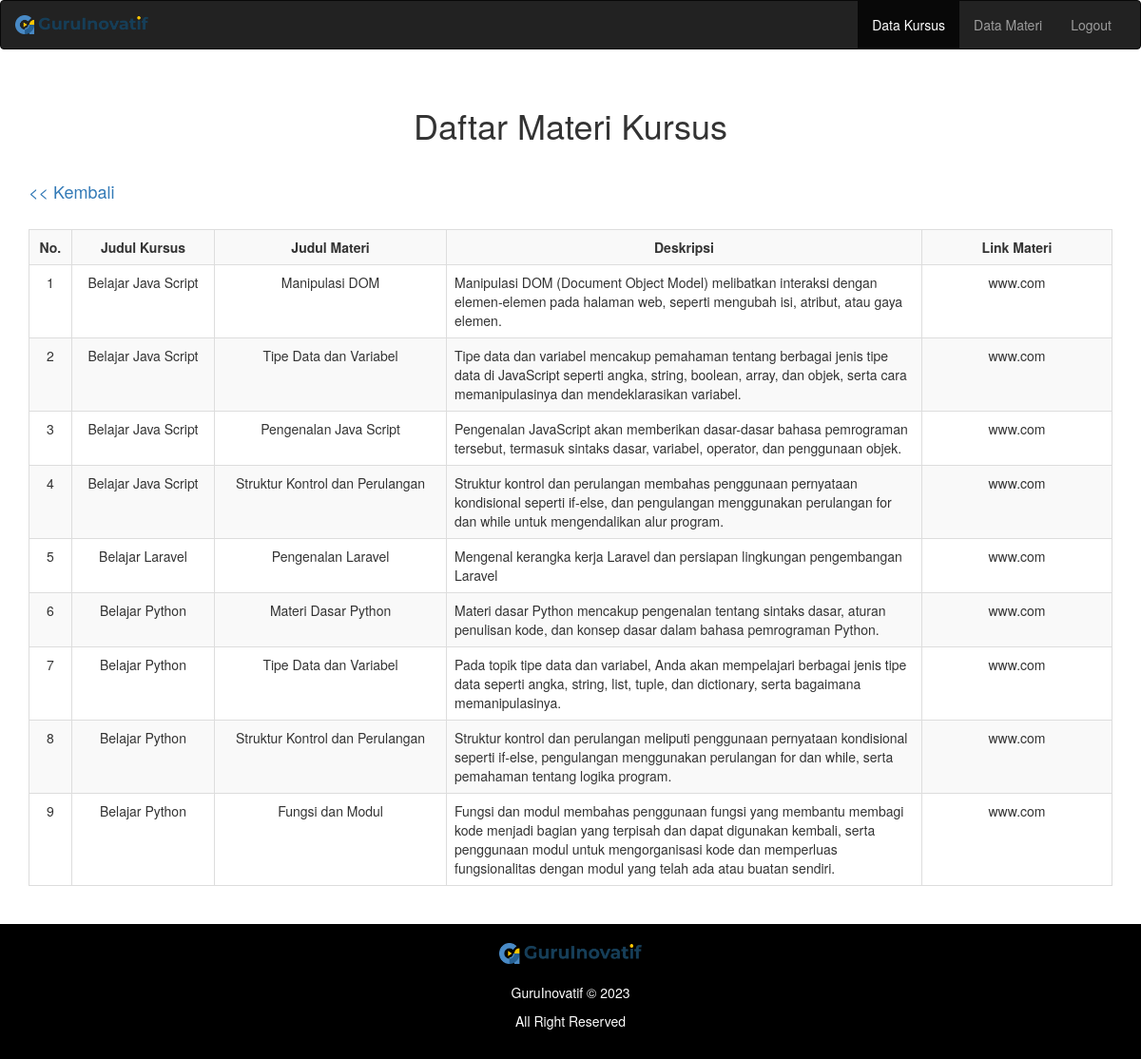
Screenshot of /detail_materi.php (signed in) with the database file from the repository.
### tables this page shows
CREATE TABLE `materi` (
  `id` int(11) NOT NULL AUTO_INCREMENT,
  `judul` varchar(1000) DEFAULT NULL,
  `deskripsi` varchar(5000) DEFAULT NULL,
  `link` varchar(5000) DEFAULT NULL,
  `id_kursus` int(11) DEFAULT NULL,
  PRIMARY KEY (`id`),
  KEY `materi_ibfk_1` (`id_kursus`),
  CONSTRAINT `materi_ibfk_1` FOREIGN KEY (`id_kursus`) REFERENCES `kursus` (`id`) ON DELETE CASCADE
);

CREATE TABLE `kursus` (
  `id` int(11) NOT NULL AUTO_INCREMENT,
  `judul` varchar(1000) DEFAULT NULL,
  `deskripsi` varchar(5000) DEFAULT NULL,
  `durasi` varchar(100) DEFAULT NULL,
  PRIMARY KEY (`id`)
);

### function.php (called while the page is built, shortened)
<?php
$db = mysqli_connect("localhost", "root", "", "onlinecourse");
function query($query)
{
	global $db;
	$result = mysqli_query($db, $query);
	$rows = [];
	while ($row = mysqli_fetch_assoc($result)) {
		$rows[] = $row;
	}
	return $rows;
}
?>

### detail_materi.php (the view, shortened to what this page needs)
<?php
require 'function.php';
if ($_GET['id'] != NULL) {
    $id = $_GET['id'];
    $data = query("SELECT materi.id AS id_materi, materi.judul AS judul_materi, materi.deskripsi AS deskripsi_materi, link, kursus.judul AS judul_kursus FROM materi JOIN kursus ON materi.id_kursus = kursus.id WHERE materi.id_kursus = $id ORDER BY materi.judul ASC");
} else {
    $data = query("SELECT materi.id AS id_materi, materi.judul AS judul_materi, materi.deskripsi AS deskripsi_materi, link, kursus.judul AS judul_kursus FROM materi JOIN kursus ON materi.id_kursus = kursus.id ORDER BY kursus.judul ASC");
}
?>
<!DOCTYPE html>
<html lang="en">
<head>
    <link rel="stylesheet" href="bootstrap/css/bootstrap.min.css">
    <link rel="stylesheet" href="style.css">
</head>
<body>
        <nav class="navbar navbar-default navbar-inverse">
            <div class="container-fluid">
                <div class="navbar-header">
                    <img src="img/logo.png" alt="" class="navbar-brand">
                </div>
                <div class="collapse navbar-collapse" id="example-1">
                    <ul class="nav navbar-nav navbar-right">
                    <li class="active"><a href="index.php">Data Kursus<span class="sr-only">(current)</span></a></li>
                    <li><a href="materi.php">Data Materi</a></li>
                    <li><a href="logout.php">Logout</a></li>
                    </ul>
		        </div>
            </div>
        </nav>
    <div class="container text-center">
        <div>
            <br>
            <h1>Daftar Materi Kursus</h1>
            <br>
        </div>
            <div>
                <h4 class="text-left"><a href="index.php"><< Kembali</a></h4><br>
                <table border=1 class="table table-striped table-bordered">
                    <tr>
                        <th scope="col">No.</th>
                        <th>Judul Kursus</th>
                        <th>Judul Materi</th>
                        <th>Deskripsi</th>
                        <th>Link Materi</th>
                    </tr>
                    <?php
                        $no=1;
                        foreach($data as $row){ ?>
                    <tr>
                            <td><?php echo $no++;?></td>
                            <td><?php echo $row['judul_kursus'];?></td>
                            <td><?php echo $row['judul_materi'];?></td>
                            <td class="text-left" width="500px"><?php echo $row['deskripsi_materi'];?></td>
                            <td  width="200px"><?php echo $row['link'];?></td>
                    </tr>
                    <?php } ?>
                </table>
            </div>
    </div>
    <div class="footer footer-index text-center container-fluid" style="margin-top: 20px; background:black;">
        <img src="img/logo.png" width="150px" style="margin-top:20px;"/>
        <br><br>
        <p class="copyright" style="color:white;">GuruInovatif © 2023</p>
        <p style="color:white;">All Right Reserved</p>
        <br>
    </div>
</body>
</html>

### style.css (style rules this page uses)
table { margin-left: auto; margin-right: auto; }
td { position:relative; text-align: center; }
th { position:relative; text-align: center; }

### rows the page displays
materi: id_kursus.judul "Belajar Java Script", judul "Manipulasi DOM", deskripsi "Manipulasi DOM (Document Object Model) melibatkan interaksi dengan elemen-elemen pada halaman web, seperti mengubah isi, atribut, atau gaya elemen.", link "www.com"
materi: id_kursus.judul "Belajar Java Script", judul "Tipe Data dan Variabel", deskripsi "Tipe data dan variabel mencakup pemahaman tentang berbagai jenis tipe data di JavaScript seperti angka, string, boolean, array, dan objek, serta cara memanipulasinya dan mendeklarasikan variabel.", link "www.com"
materi: id_kursus.judul "Belajar Java Script", judul "Pengenalan Java Script", deskripsi "Pengenalan JavaScript akan memberikan dasar-dasar bahasa pemrograman tersebut, termasuk sintaks dasar, variabel, operator, dan penggunaan objek.", link "www.com"
materi: id_kursus.judul "Belajar Java Script", judul "Struktur Kontrol dan Perulangan", deskripsi "Struktur kontrol dan perulangan membahas penggunaan pernyataan kondisional seperti if-else, dan pengulangan menggunakan perulangan for dan while untuk mengendalikan alur program.", link "www.com"
materi: id_kursus.judul "Belajar Laravel", judul "Pengenalan Laravel", deskripsi "Mengenal kerangka kerja Laravel dan persiapan lingkungan pengembangan Laravel", link "www.com"
materi: id_kursus.judul "Belajar Python", judul "Materi Dasar Python", deskripsi "Materi dasar Python mencakup pengenalan tentang sintaks dasar, aturan penulisan kode, dan konsep dasar dalam bahasa pemrograman Python.", link "www.com"
materi: id_kursus.judul "Belajar Python", judul "Tipe Data dan Variabel", deskripsi "Pada topik tipe data dan variabel, Anda akan mempelajari berbagai jenis tipe data seperti angka, string, list, tuple, dan dictionary, serta bagaimana memanipulasinya.", link "www.com"
materi: id_kursus.judul "Belajar Python", judul "Struktur Kontrol dan Perulangan", deskripsi "Struktur kontrol dan perulangan meliputi penggunaan pernyataan kondisional seperti if-else, pengulangan menggunakan perulangan for dan while, serta pemahaman tentang logika program.", link "www.com"
materi: id_kursus.judul "Belajar Python", judul "Fungsi dan Modul", deskripsi "Fungsi dan modul membahas penggunaan fungsi yang membantu membagi kode menjadi bagian yang terpisah dan dapat digunakan kembali, serta penggunaan modul untuk mengorganisasi kode dan memperluas fungsionalitas dengan modul yang telah ada atau buatan sendiri.", link "www.com"
